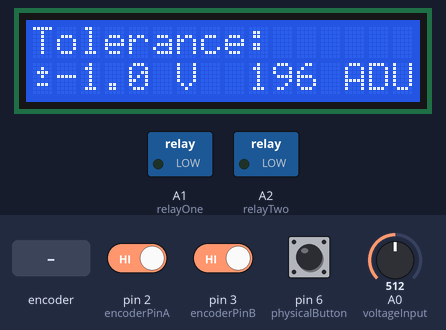
This sketch was run on a simulated Arduino Nano, built with avr-gcc and run on an emulated ATmega328P. On the bench: 16×2 character LCD, switched loads named in the sketch (green lamp = pin HIGH). The test bench sets the inputs (shaded band); at power-on: pin 6 (physicalButton) HIGH, A0 (voltageInput) = 512, pin 2 (encoderPinA) HIGH, pin 3 (encoderPinB) HIGH. EEPROM starts erased.

Above: at 3.4 s.
3.5 s: pin 6 (physicalButton) pulled LOW for 0.15 s
At 4.3 s:
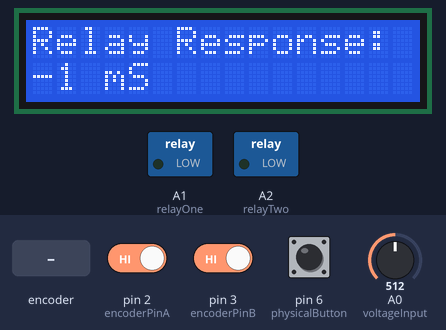
5.1 s: pin 6 (physicalButton) pulled LOW for 1 s
At 6.7 s:
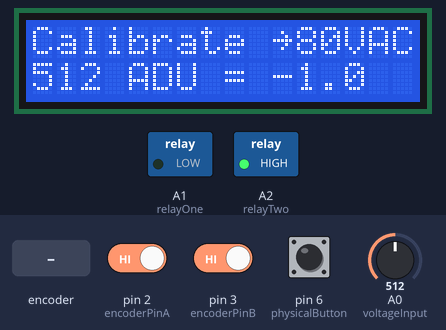
7.7 s: A0 (voltageInput) set to 716
At 8.6 s:
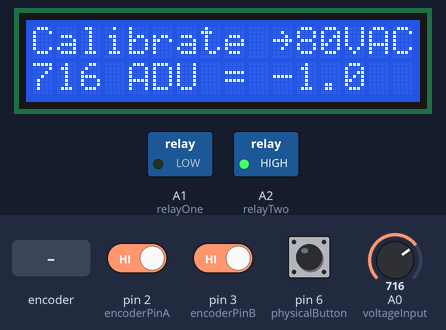
9.2 s: pin 6 (physicalButton) pulled LOW for 0.15 s
10.8 s: rotary encoder on pin 2 (encoderPinA) / pin 3 (encoderPinB) turned 1 step (first pin leading)
At 11.5 s:
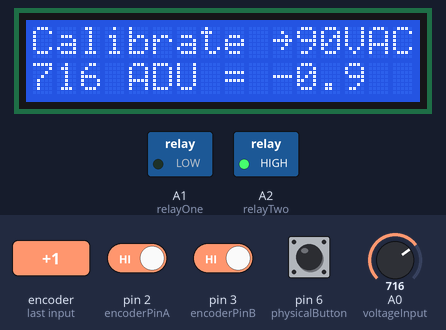
12.5 s: A0 (voltageInput) set to 900
At 13.2 s:
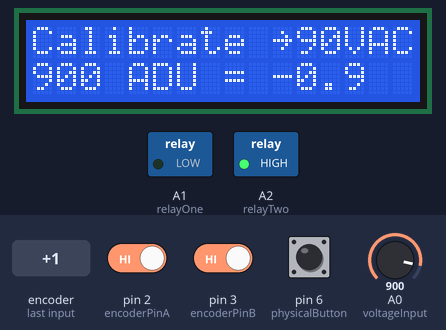
Timing chart, 0 to 15.0 s (numbered marks = the images above; inputs shaded):
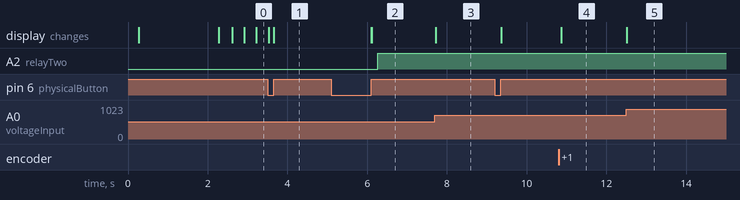

The sketch:

autoTransformer.ino
```cpp
/*		The circuit:
 * LCD RS pin to digital pin 12
 * LCD Enable pin to digital pin 11
 * LCD D4 pin to digital pin 10
 * LCD D5 pin to digital pin 9
 * LCD D6 pin to digital pin 8
 * LCD D7 pin to digital pin 7
 * LCD R/W pin to ground
 * ends to +5V and ground	*/

#include <LiquidCrystal.h>
#include <serLCD.h>

LiquidCrystal lcd(12, 11, 10, 9, 8, 7);
byte plusOrMinus[8] = {
	B00000,
	B00100,
	B01110,
	B00100,
	B00000,
	B01110,
	B00000,
	B00000
};

// Encoder Tutorial: http://playground.arduino.cc/Main/RotaryEncoders
const int encoderPinA = 2;
const int encoderPinB = 3;
int encoderALast = LOW;
int encoderANow;						// int encoderBNow;
int value = 120;


// Voltage and smoothing variables
const int voltageInput = A0;
int analogVoltage;
float convertedVoltage;
const int numOfReadings = 8;				// for smoothing
int readings[numOfReadings];	int index = 0;		float total = 0;	float average = 0;
float tolerance = 2;															// GLOBAL VARIABLE FROM EEPROM. will read this value if no EEPROM value is found
	long timerForVolts = 0;
	long voltTimeElapsed = 0;
	long updateVoltageTime = 300;

// Variables for Relays
const int relayOne = A1;
const int relayTwo = A2;
	long timerForRelays = 0;						// waits Xms after trigger signal
	long relayTimeElapsed = 0;
	long updateRelayTime = 350;														// GLOBAL VARIABLE FROM EEPROM. will read this value if no EEPROM value is found

long timerForSwitchingBetweenRelays = 0;
long switchBetweenRelaysElapsed = 0;
long timeBetweenRelaySwitching = 150;		//150ms

// for physical button
int physicalButton = 6;
int buttonStateNow;
int lastButtonState = buttonStateNow;

#include <EEPROM.h>
// Calibrate Analog Value for:	        80, 90, 100, 110, 120, 130, 140, 150 VAC
const int calibrationAddressesArray[] = {0, 10, 20 ,  30, 40,  50,  60,  70};
const int setPointAddressesArray[] = { 100,110,120,  130,140 ,150, 160 ,170};
const int relayResponseAddress = 80;
const int toleranceAddress = 90;

int sizeOfArray = 8;
int calibrationValues[sizeof(calibrationAddressesArray)];
float setPointValues[sizeof(calibrationAddressesArray)];

int maxScreenState;
int screenState = 0;						// 0 = line/set Voltage, 1 = set Error, 2 = relay response, 3 = Calibration sequence
boolean calibrationComplete = 1;

void setup() {
	Serial.begin(9600);
	lcd.begin(16, 2);
	lcd.print("Booting...");
	delay(200);
	lcd.createChar(0, plusOrMinus);

	pinMode(encoderPinA, INPUT);
	pinMode(encoderPinB, INPUT);
	pinMode(voltageInput, INPUT);
	pinMode(physicalButton, INPUT);

	pinMode(relayOne, OUTPUT);
	pinMode(relayTwo, OUTPUT);

	/*		// write values to eeprom **first time**
	EEPROMWriteLong(relayResponseAddress, 25);
	EEPROMWriteLong(toleranceAddress, 2);
	EEPROMWriteLong(setPointAddressesArray[0], 80.0); EEPROMWriteLong(setPointAddressesArray[1], 90.0); EEPROMWriteLong(setPointAddressesArray[2], 100.0);
	EEPROMWriteLong(setPointAddressesArray[3], 110.0); EEPROMWriteLong(setPointAddressesArray[4], 120.0); EEPROMWriteLong(setPointAddressesArray[5], 130.0);
	EEPROMWriteLong(setPointAddressesArray[6], 140.0); EEPROMWriteLong(setPointAddressesArray[7], 150.0);
	*/

	// gET VALUES FROM EEPROM: calibration values & setpoints, tolerance, updateRelayTime
			for (int i = 0; i < sizeOfArray; i++)
			{
				calibrationValues[i] = EEPROMReadlong(calibrationAddressesArray[i]);
				setPointValues[i] = EEPROMReadlong(setPointAddressesArray[i]);
			}

			tolerance = EEPROMReadlong(toleranceAddress);
			updateRelayTime = EEPROMReadlong(relayResponseAddress);
	// END OF GETTING VALUES FROM EEPROM

	for (int thisReading = 0; thisReading < numOfReadings; thisReading++)
		readings[thisReading] = 120;					// start array at an average of 120VAC

	// If button is pressed on boot, enter calibration sequence
	if ( digitalRead(physicalButton) == 0)
	{
		EEPROM.write(200,11);				// maxScreen = 11
		calibrationComplete = 0;
	}
	maxScreenState = EEPROM.read(200);

	if (calibrationComplete)	delay(2000);		// when booting delay so transducer can stabilize
	/*	// for troubleshooting..
	Serial.print("\r\nSize of Calibration Array: "); Serial.println(sizeOfArray);
	for (int i = 0; i < sizeOfArray; i++)
	{
		Serial.print(calibrationValues[i]); Serial.print(" , ");
	}
	Serial.println();
	Serial.print("Max Screen Value: "); Serial.println(maxScreenState);
	*/
}

//This function will write a 4 byte (32bit) long to the EEPROM at the specified address to aDdress + 3.
void EEPROMWriteLong( int address, long value)
{
	byte four = (value & 0xFF);
	byte three = ((value >> 8) & 0xFF);
	byte two = ((value >> 16) & 0xFF);
	byte one = ((value >> 24) & 0xFF);

	//Write the 4 bytes into the eeprom memory.
	EEPROM.write(address, four);
	EEPROM.write(address + 1, three);
	EEPROM.write(address + 2, two);
	EEPROM.write(address + 3, one);
}

long EEPROMReadlong(long address)
{
	//Read the 4 bytes from the eeprom memory.
	long four = EEPROM.read(address);
	long three = EEPROM.read(address + 1);
	long two = EEPROM.read(address + 2);
	long one = EEPROM.read(address + 3);

	//Return the recomposed long by using bitshift.
	return ((four << 0) & 0xFF) + ((three << 8) & 0xFFFF) + ((two << 16) & 0xFFFFFF) + ((one << 24) & 0xFFFFFFFF);
}

float mapfloat(float x, float in_min, float in_max, float out_min, float out_max)
{
	return (x - in_min) * (out_max - out_min) / (in_max - in_min) + out_min;
}

void buttonPressedFunction()			// only types first row of 16x2 LCD
{
	screenState++;
	if (screenState >= maxScreenState)		screenState = 0;
	lcd.clear();

	switch (screenState){
		case 0:
			lcd.print("LINE:   SET:");	break;

		case 1:
			lcd.print("Tolerance:");	break;

		case 2:
			lcd.print("Relay Response:"); break;

		case 3:			// 80.xx VAC
			lcd.print("Calibrate ~80VAC "); break;

		case 4:
			lcd.print("Calibrate ~90VAC "); break;

		case 5:
			lcd.print("Calibrate ~100VAC "); break;

		case 6:			// 110VAC
			lcd.print("Calibrate ~110VAC "); break;

		case 7:
			lcd.print("Calibrate ~120VAC "); break;

		case 8:
			lcd.print("Calibrate ~130VAC "); break;

		case 9:
			lcd.print("Calibrate ~140VAC "); break;

		case 10:			// 150VAC
			lcd.print("Calibrate ~150VAC ");
			maxScreenState = 1;		EEPROM.write(200, maxScreenState);			// will go up to (maxScreenState - 1)
			calibrationComplete = 1;
			break;
	}
}		// first

void chooseScreenFunction()				// types in 2nd row of 16x2 LCD
{
	lcd.setCursor(0,1);					// bottom left corner
	switch (screenState){
		case 0:							// LINE:	SET:
			lcd.print((float)convertedVoltage,1);	lcd.print("V  ");
			lcd.print(value);						lcd.print(" VAC ");
			break;

		case 1:							// Tolerance:
			lcd.write(byte(0));	//?
			lcd.print((float)tolerance,1);			lcd.print(" V  ");
			lcd.print((int)average);				lcd.print(" ADU ");
			EEPROM.write(toleranceAddress, tolerance);
			break;

		case 2:
			lcd.print(updateRelayTime);				lcd.print(" mS  ");
			EEPROM.write(relayResponseAddress, updateRelayTime);
			break;

		// CALIBRATION ROUTINE: Saves values to EEPROM
		case 3:
			calibrationValues[0] = analogRead(voltageInput);				// 80VAC
			lcd.print(calibrationValues[0]); lcd.print(" ADU = "); lcd.print((float)setPointValues[0],1);
			EEPROMWriteLong(calibrationAddressesArray[0], calibrationValues[0]);
			break;

		case 4:
			calibrationValues[1] = analogRead(voltageInput);				// 90VAC
			lcd.print(calibrationValues[1]); lcd.print(" ADU = "); lcd.print((float)setPointValues[1],1);
			EEPROMWriteLong(calibrationAddressesArray[1], calibrationValues[1]);
			break;

		case 5:
			calibrationValues[2] = analogRead(voltageInput);				// 100VAC
			lcd.print(calibrationValues[2]); lcd.print(" ADU = "); lcd.print((float)setPointValues[2],1);
			EEPROMWriteLong(calibrationAddressesArray[2], calibrationValues[2]);
			break;

		case 6:
			calibrationValues[3] = analogRead(voltageInput);				// 110V
			lcd.print(calibrationValues[3] ); lcd.print(" ADU = "); lcd.print((float)setPointValues[3],1);
			EEPROMWriteLong(calibrationAddressesArray[3], calibrationValues[3] );
			break;

		case 7:
			calibrationValues[4] = analogRead(voltageInput);				// 120V
			lcd.print(calibrationValues[4] ); lcd.print(" ADU = "); lcd.print((float)setPointValues[4],1);
			EEPROMWriteLong(calibrationAddressesArray[4], calibrationValues[4] );
			break;

		case 8:
			calibrationValues[5] = analogRead(voltageInput);				// 130V
			lcd.print(calibrationValues[5] ); lcd.print(" ADU = "); lcd.print((float)setPointValues[5],1);
			EEPROMWriteLong(calibrationAddressesArray[5], calibrationValues[5] );
			break;

		case 9:
			calibrationValues[6] = analogRead(voltageInput);				// 140V
			lcd.print(calibrationValues[6] ); lcd.print(" ADU = "); lcd.print((float)setPointValues[6],1);
			EEPROMWriteLong(calibrationAddressesArray[6], calibrationValues[6] );
			break;

		case 10:
			calibrationValues[7] = analogRead(voltageInput);				// 150V
			lcd.print(calibrationValues[7] ); lcd.print(" ADU = "); lcd.print((float)setPointValues[7],1);
			EEPROMWriteLong(calibrationAddressesArray[7], calibrationValues[7] );
			break;
	}

}

void updateLineVoltage()
{
	timerForVolts = millis();

	//analogVoltage = analogRead(voltageInput);						// without smoothing
	total = total - readings[index];
	readings[index] = analogRead(voltageInput);
	total = total + readings[index];
	index = index + 1;

	if (index >= numOfReadings)
		index = 0;

	average = total / numOfReadings;

	if ( convertedVoltage >= calibrationValues[0] && convertedVoltage < calibrationValues[1] )	// Between 80VAC and 90VAC
		convertedVoltage = mapfloat(average, calibrationValues[0], calibrationValues[1], setPointValues[0], setPointValues[1]);

	else if ( convertedVoltage >= calibrationValues[1] && convertedVoltage < calibrationValues[2] )	// Between 90VAC and 100VAC
		convertedVoltage = mapfloat(average, calibrationValues[1], calibrationValues[2], setPointValues[1], setPointValues[2]);

	else if ( convertedVoltage >= calibrationValues[2] && convertedVoltage < calibrationValues[3] )	// Between 100VAC and 110VAC
		convertedVoltage = mapfloat(average, calibrationValues[2], calibrationValues[3], setPointValues[2], setPointValues[3]);

	else if ( convertedVoltage >= calibrationValues[3] && convertedVoltage < calibrationValues[4] )	// Between 110VAC and 120VAC
		convertedVoltage = mapfloat(average, calibrationValues[3], calibrationValues[4], setPointValues[3], setPointValues[4]);

	else if ( convertedVoltage >= calibrationValues[4] && convertedVoltage < calibrationValues[5] )	// Between 120VAC and 130VAC
		convertedVoltage = mapfloat(average, calibrationValues[4], calibrationValues[5], setPointValues[4], setPointValues[5]);

	else if ( convertedVoltage >= calibrationValues[5] && convertedVoltage < calibrationValues[6] )	// Between 130VAC and 140VAC
		convertedVoltage = mapfloat(average, calibrationValues[5], calibrationValues[6], setPointValues[5], setPointValues[6]);

	else if ( convertedVoltage >= calibrationValues[6] && convertedVoltage < calibrationValues[7] )	// Between 140VAC and 150VAC
		convertedVoltage = mapfloat(average, calibrationValues[6], calibrationValues[7], setPointValues[6], setPointValues[7]);

	else																							// if <80 & > 150, use range to map
		convertedVoltage = mapfloat(average, calibrationValues[0], calibrationValues[7], setPointValues[0], setPointValues[7]);


	//convertedVoltage = mapfloat(average, calibration80Value, calibration120Value, 80.0, 130.0);
}

void updateRelaysFunction()
{
	switchBetweenRelaysElapsed = millis() - timerForSwitchingBetweenRelays;

	if ( (convertedVoltage - tolerance) > value)								//relay 6 ON, 7 OFF
	{
		digitalWrite(relayTwo, LOW);
		if (switchBetweenRelaysElapsed > timeBetweenRelaySwitching)				// 150ms have expired
		{
			digitalWrite(relayOne, HIGH);
			timerForSwitchingBetweenRelays = millis();
		}

	}
	else if ( (convertedVoltage + tolerance) < value)								// relay 6 OFF, 7 ON
	{
		digitalWrite(relayOne, LOW);
		if (switchBetweenRelaysElapsed > timeBetweenRelaySwitching)					// 150ms have expired
		{
			digitalWrite(relayTwo, HIGH);
			timerForSwitchingBetweenRelays = millis();
		}
	}
	else												// relay 6 OFF, 7 OFF
	{
		digitalWrite(relayOne, LOW);
		digitalWrite(relayTwo, LOW);
	}
}

void loop() {

// ENCODER to adjust setvalue
	encoderANow = digitalRead(encoderPinA);
	int encoderBNow = digitalRead(encoderPinB);
	//Serial.print(encoderANow); Serial.print(" | "); Serial.println(encoderBNow);

	if ( (encoderALast == LOW) && (encoderANow == HIGH) )				// RISING EDGE on A
	{
		encoderBNow = digitalRead(encoderPinB);
		if (encoderBNow == LOW)
		{
			switch(screenState){
				case 0:
					if (value <280)
						value++;
					break;
				case 1:
					if (tolerance < 5)
						tolerance +=0.5;
					break;
				case 2:
					if (updateRelayTime <300)
						updateRelayTime += 25;
					break;

				// CALIBRATION screens: saving values to EEPROM
				case 3:
					setPointValues[0] += 0.1; break;

				case 4:
					setPointValues[1] += 0.1; break;

				case 5:
					setPointValues[2] += 0.1; break;

				case 6:
					setPointValues[3] += 0.1; break;

				case 7:
					setPointValues[4] += 0.1; break;

				case 8:
					setPointValues[5] += 0.1; break;

				case 9:
					setPointValues[6] += 0.1; break;

				case 10:
					setPointValues[7] += 0.1; break;
			}
		}
		else
		{
			switch(screenState){
				case 0:
					if (value > 80)
						value--;
					break;
				case 1:
					if (tolerance > 0.5)
						tolerance -= 0.5;
					break;
				case 2:
					if (updateRelayTime > 50)
						updateRelayTime -= 25;
					break;

				// CALIBRATION screens: saving values to EEPROM
				case 3:
					setPointValues[0] -= 0.1; break;

				case 4:
					setPointValues[1] -= 0.1; break;

				case 5:
					setPointValues[2] -= 0.1; break;

				case 6:
					setPointValues[3] -= 0.1; break;

				case 7:
					setPointValues[4] -= 0.1; break;

				case 8:
					setPointValues[5] -= 0.1; break;

				case 9:
					setPointValues[6] -= 0.1; break;

				case 10:
					setPointValues[7] -= 0.1; break;
			}
		}
	}		// end of rising edge function
	encoderALast = encoderANow;

	// LCD screen Displays
	chooseScreenFunction();


// PUSH BUTTON to switch Screens
	buttonStateNow = digitalRead(physicalButton);
	if ( lastButtonState == LOW && buttonStateNow == HIGH)				buttonPressedFunction();			// trigger when pressed (rising edge)
	lastButtonState = buttonStateNow;


// update line voltage every xS
	if ( voltTimeElapsed> updateVoltageTime)		updateLineVoltage();
	voltTimeElapsed = millis() - timerForVolts;

// relay control, every 1s. ONLY after calibration is complete
	if ( relayTimeElapsed > updateRelayTime && calibrationComplete)			// time to update relay
	{
		updateRelaysFunction();
		timerForRelays = millis();
	}
	relayTimeElapsed = millis() - timerForRelays;


}
```

Measured:
- after the input at 3.5 s, the display: first differs from a run without the input after 0.16 s (image 1)
- after the input at 5.1 s, A2 (relayTwo): LOW → HIGH after 1.2 s; the display: first changes after 1.0 s (image 2 shows a later state)
- after the input at 7.7 s, the display: changes at once (image 3)
- after the input at 10.8 s, the display: changes after 0.07 s (image 4)
- after the input at 12.5 s, the display: changes at once (image 5)
